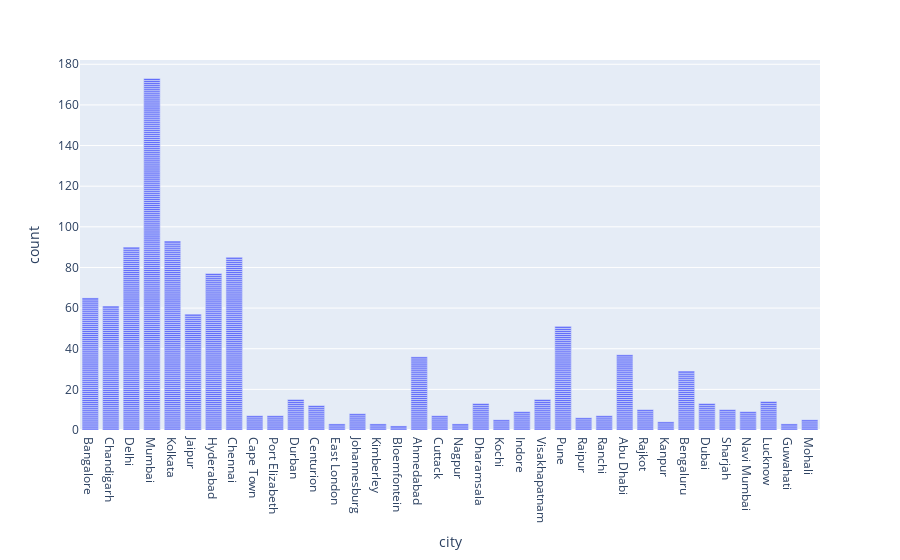

The cell this chart's notebook holds for it:
### Markdown cell above
Count of cities and the number of matches played in the city

### Code cell
#seaborn
sns.countplot(data=matches, x=matches.city)
plt.xticks( rotation=90)
plt.show()
#plotly
fig = px.bar(matches, x='city')
fig.show()

### Figure 1 — Plotly figure (JSON) as saved in the notebook; plotly's stock layout.template omitted (floating-point values rounded to 4 significant figures; data arrays with more than 128 entries replaced by an {"elided": "..."} marker saying what was removed)
{"data": [{"alignmentgroup": "True", "hovertemplate": "city=%{x}<br>count=%{y}<extra></extra>", "legendgroup": "", "marker": {"color": "#636efa", "pattern": {"shape": ""}}, "name": "", "offsetgroup": "", "orientation": "v", "showlegend": false, "textposition": "auto", "type": "bar", "x": {"elided": "1095 str values"}, "xaxis": "x", "y": {"elided": "1095 int values"}, "yaxis": "y"}], "layout": {"barmode": "relative", "legend": {"tracegroupgap": 0}, "margin": {"t": 60}, "xaxis": {"anchor": "y", "domain": [0, 1], "title": {"text": "city"}}, "yaxis": {"anchor": "x", "domain": [0, 1], "title": {"text": "count"}}}}
